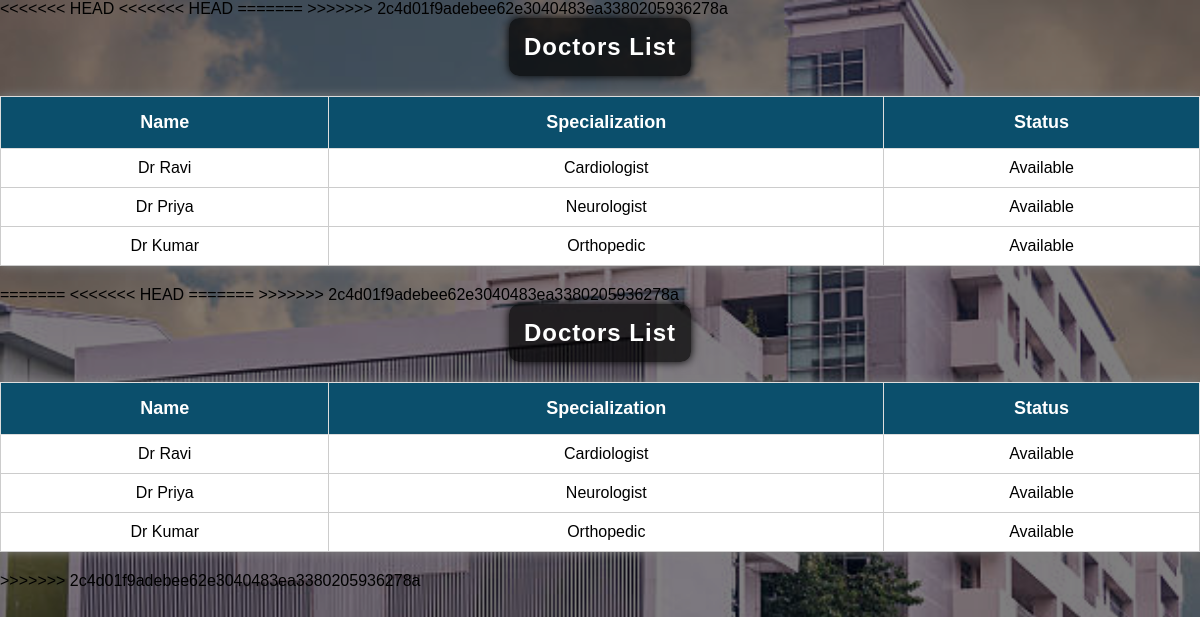
The app's page /doctors.php with its own data.
### tables this page shows
CREATE TABLE `doctors` (
  `id` int(11) NOT NULL,
  `name` varchar(50) DEFAULT NULL,
  `specialization` varchar(50) DEFAULT NULL,
  `availability` varchar(20) DEFAULT NULL,
  `time_slot` varchar(50) DEFAULT NULL,
  `room_no` int(11) DEFAULT NULL
);

### doctors.php (the view, shortened to what this page needs)
<?php include 'db_connect.php'; ?>
<!DOCTYPE html>
<html>
<head>
    <link rel="stylesheet" href="style.css">
</head>
<body>
<h2>Doctors List</h2>
<table>
<tr>
    <th>Name</th>
    <th>Specialization</th>
    <th>Status</th>
</tr>
<?php
$result = mysqli_query($conn,"SELECT * FROM doctors");
while($row=mysqli_fetch_assoc($result)){
    echo "<tr>
            <td>".$row['name']."</td>
            <td>".$row['specialization']."</td>
            <td>".$row['availability']."</td>
          </tr>";
}
?>
</table>
</body>
</html>
<?php include 'db_connect.php'; ?>
<!DOCTYPE html>
<html>
<head>
    <link rel="stylesheet" href="style.css">
</head>
<body>
<h2>Doctors List</h2>
<table>
<tr>
    <th>Name</th>
    <th>Specialization</th>
    <th>Status</th>
</tr>
<?php
$result = mysqli_query($conn,"SELECT * FROM doctors");
while($row=mysqli_fetch_assoc($result)){
    echo "<tr>
            <td>".$row['name']."</td>
            <td>".$row['specialization']."</td>
            <td>".$row['availability']."</td>
          </tr>";
}
?>
</table>
</body>
</html>

### style.css (style rules this page uses)
body { font-family:Arial; margin:0; background:#f2f2f2; }
table { width:100%; border-collapse:collapse; }
th,td { border:1px solid gray; padding:10px; text-align:center; }
th { background:#007bff; color:white; }
body { font-family: Arial, sans-serif; background-color: #f4f8fb; margin: 0; padding: 20px; }
h2 { text-align: center; color: #003366; }
table { width: 80%; margin: 20px auto; border-collapse: collapse; background: white; box-shadow: 0 0 10px gray; }
table th { background-color: #007bff; color: white; padding: 12px; border: 1px solid #ddd; }
table td { padding: 12px; border: 1px solid #ddd; text-align: center; }
body { font-family: Arial, "Noto Sans Telugu", sans-serif; }
h2 { text-align: center; color: #003366; margin-top: 50px; }
body { margin:0; padding:0; font-family:Arial, sans-serif; background-image:url('../images/hospital2.jpg'); background-size:cover; background-position:center; background-repeat:no-repeat; background-attachment:fixed; }
body::before { content:""; position:fixed; top:0; left:0; width:100%; height:100%; background:rgba(0,0,0,0.5); z-index:-1; }
h1,h2,h3 { text-align:center; color:#0b4f6c; }
table { width:100%; border-collapse:collapse; margin-top:20px; background:white; }
table th { background:#0b4f6c; color:white; padding:12px; }
table td { border:1px solid #ccc; padding:10px; text-align:center; }
h1,h2,h3 { color:white; text-align:center; background:rgba(0,0,0,0.7); padding:15px; border-radius:10px; width:fit-content; margin:auto; margin-bottom:20px; box-shadow:0px 0px 10px black; letter-spacing:1px; }
table th { background:#0b4f6c; color:white; font-size:18px; padding:15px; }

### records on screen
doctors: name "Dr Ravi", specialization "Cardiologist", availability "Available"
doctors: name "Dr Priya", specialization "Neurologist", availability "Available"
doctors: name "Dr Kumar", specialization "Orthopedic", availability "Available"
